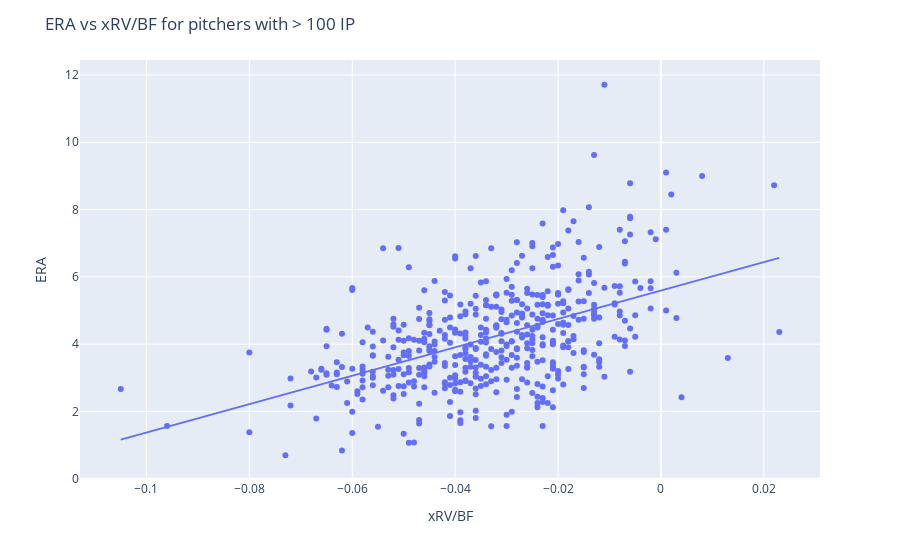

This figure's notebook cell:
### Code cell
import plotly.express as px

df_100 = df_23[df_23['IP'] > 20]

fig = px.scatter(df_100, x='xRV/BF', y='ERA', trendline='ols', hover_name='player_name', hover_data=['IP', 'ERA', 'xRV/BF'])

fig.update_layout(
    title='ERA vs xRV/BF for pitchers with > 100 IP',
    xaxis_title='xRV/BF',
    yaxis_title='ERA'
)

fig.show()

### Figure 1 — Plotly figure (JSON) as saved in the notebook; plotly's stock layout.template omitted (floating-point values rounded to 4 significant figures; data arrays with more than 128 entries replaced by an {"elided": "..."} marker saying what was removed)
{"data": [{"customdata": {"elided": "476x1 float values"}, "hovertemplate": "<b>%{hovertext}</b><br><br>xRV/BF=%{x}<br>ERA=%{y}<br>IP=%{customdata[0]}<extra></extra>", "hovertext": {"elided": "476 str values"}, "legendgroup": "", "marker": {"color": "#636efa", "symbol": "circle"}, "mode": "markers", "name": "", "orientation": "v", "showlegend": false, "type": "scatter", "x": {"elided": "476 float values"}, "xaxis": "x", "y": {"elided": "476 float values"}, "yaxis": "y"}, {"hovertemplate": "<b>OLS trendline</b><br>ERA = 42.207 * xRV/BF + 5.59521<br>R<sup>2</sup>=0.242148<br><br>xRV/BF=%{x}<br>ERA=%{y} <b>(trend)</b><extra></extra>", "legendgroup": "", "marker": {"color": "#636efa", "symbol": "circle"}, "mode": "lines", "name": "", "showlegend": false, "type": "scatter", "x": {"elided": "476 float values"}, "xaxis": "x", "y": {"elided": "476 float values"}, "yaxis": "y"}], "layout": {"legend": {"tracegroupgap": 0}, "margin": {"t": 60}, "title": {"text": "ERA vs xRV/BF for pitchers with > 100 IP"}, "xaxis": {"anchor": "y", "domain": [0, 1], "title": {"text": "xRV/BF"}}, "yaxis": {"anchor": "x", "domain": [0, 1], "title": {"text": "ERA"}}}}
